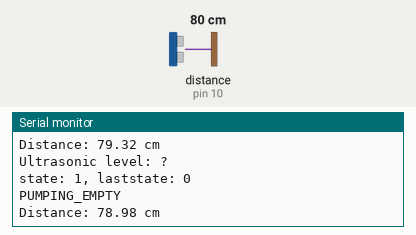
Recording of a sketch running on a simulated Arduino Uno, built with avr-gcc and run on an emulated ATmega328P. On the bench: the last lines printed to the serial monitor. Wiring (inferred from the names in the program): ultrasonic range finder: trigger pin 9; echo pin 10. Inputs (shaded band) come from the test bench; at power-on: distance to the obstacle (sensor on pin 10) 80 cm. The echo pulse lasts 58.3 µs per cm.

Above: at 2.3 s.
2.4 s: distance to the obstacle (sensor on pin 10) set to 2 cm
At 4.3 s:
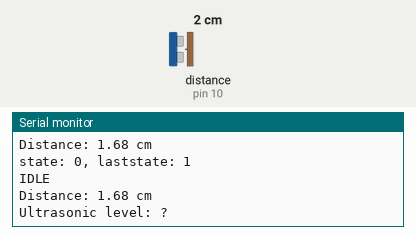
6.0 s: distance to the obstacle (sensor on pin 10) set to 4 cm
At 7.3 s:
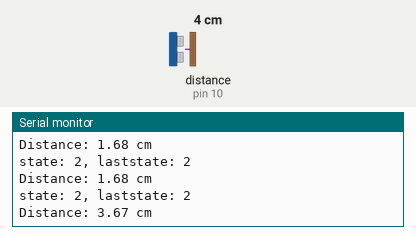
Timing chart, 0 to 9.0 s (numbered marks = the images above; inputs shaded):
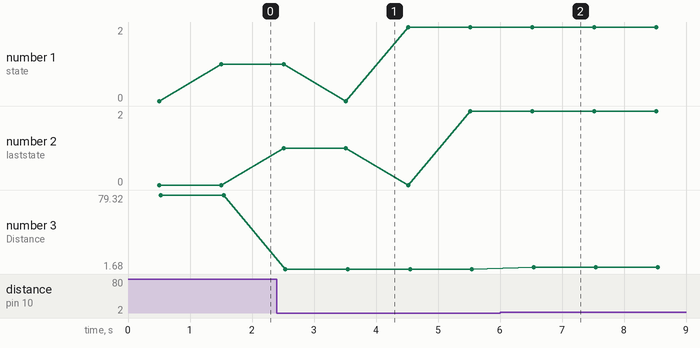

Measured:
- after the input at 2.4 s, the serial monitor: prints a new line after 0.14 s (image 1)
- after the input at 6.0 s, the serial monitor: prints a new line after 0.54 s (image 2)
- plotted number 1: 1 → 2 after the input at 2.4 s
- plotted number 2: 0 → 2 after the input at 2.4 s
- plotted number 3: 78.98 → 1.68 after the input at 2.4 s, 1.68 → 3.67 after the input at 6.0 s

The sketch:

ultrasonic.ino
```cpp
const int trigPin = 9;
const int echoPin = 10;

void init_ultrasonics() {
  pinMode(trigPin, OUTPUT);
  pinMode(echoPin, INPUT);
}

float measureDistance() {
  digitalWrite(trigPin, LOW);
  delayMicroseconds(2);
  digitalWrite(trigPin, HIGH);
  delayMicroseconds(10);
  digitalWrite(trigPin, LOW);

  long duration = pulseIn(echoPin, HIGH);
  float distance = duration * 0.034 / 2;

  Serial.print("Distance: ");
  Serial.print(distance);
  Serial.println(" cm");

  delay(500);

  return distance;
}
```

Sensor.ino
```cpp
#define ON true
#define OFF false

typedef struct WaterLevel_t {
  bool pumpOff;
  int pumpTimer;
  float ultrasonicLevel;
  bool ultrasonicTrigTimer;
  int ultrasonicEchoPin;
} WaterLevel_t;

typedef enum WaterLevelTankStates_t {
  IDLE,
  PUMPING_EMPTY,
  PUMPING_FILL,
  //LIDOTT_MEASURE,
} WaterLevelTankStates_t;

WaterLevelTankStates_t state = IDLE;
WaterLevelTankStates_t lastState = IDLE;
bool newState = true;

WaterLevel_t waterLevelTank;

int desiredReading = 30;
float offset = 0.1; // Lower and upper bounds

void setup() {
  Serial.begin(9600);

  init_ultrasonics();
  init_pumps();

  Serial.println("Init complete.");
}

void loop() {

  delay(500);

  static char temp[100] = {0};
  sprintf(temp, "state: %d, laststate: %d", state, lastState);
  Serial.println(temp);

  if (state != lastState) {
    newState = true;
    lastState = state;
  }

  switch (state) {
    case IDLE:
      if (newState) {
        Serial.println("IDLE");
      }

      // Take an ultrasonic measurement
      waterLevelTank.ultrasonicLevel = measureDistance();

      sprintf(temp, "Ultrasonic level: %f", waterLevelTank.ultrasonicLevel);
      Serial.println(temp);

      // Determine if the tank needs to be emptied - Go to Pumping state if required
      if (waterLevelTank.ultrasonicLevel > 20) {
        state = PUMPING_EMPTY;
      } else {
        // Otherwise, take a Lidott measurement
        state = PUMPING_FILL;
      }
      break;

    case PUMPING_EMPTY:
      if (newState) {
        Serial.println("PUMPING_EMPTY");
        pump_action(1, ON);
      }

      // Take an ultrasonic measurement
      waterLevelTank.ultrasonicLevel = measureDistance();

      // Determine if the tank needs to be emptied - Go to Pumping state if required
      if (waterLevelTank.ultrasonicLevel < 20) {
        pump_action(1, OFF);
        state = IDLE;
      }
      break;

    case PUMPING_FILL:
      if (newState) {
        Serial.println("PUMPING_FILL");
        pump_action(2, ON);
      }

      waterLevelTank.ultrasonicLevel = measureDistance();

      // Determine if the tank needs to be filled
      if (waterLevelTank.ultrasonicLevel < desiredReading) {
        pump_action(2,ON);
      } else {
        // Tank reached or exceeded desired reading
        pump_action(2, OFF);
        desiredReading += 10;
        delay(1000);

        if (desiredReading > 60) {
          state = IDLE;
        }
      }
      break;
  };

  newState = false;
}
```

pump.ino
```cpp
#define ON true
#define OFF false

const int pump1Pin = 0;//Pump moving water into tank
const int pump2Pin = 1;// Pump moving water away from tank

void init_pumps(void) {
  pinMode(pump1Pin, OUTPUT);
  pinMode(pump2Pin, OUTPUT);
  digitalWrite(pump1Pin, HIGH);
  digitalWrite(pump2Pin, HIGH);
}

void pump_action(uint8_t pump, bool state) {
  if (state == ON) {
    digitalWrite(pump - 1, LOW);
  } else if (state == OFF) {
    digitalWrite(pump - 1, HIGH);
  }
}
```
